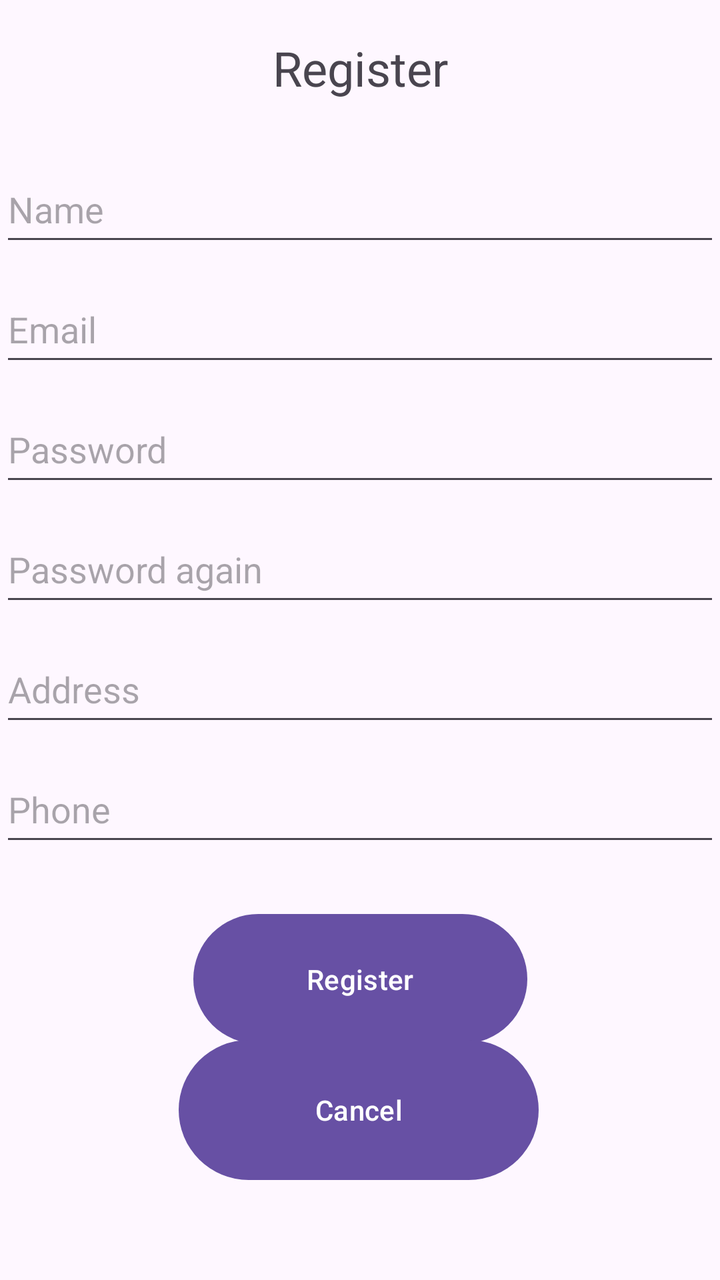
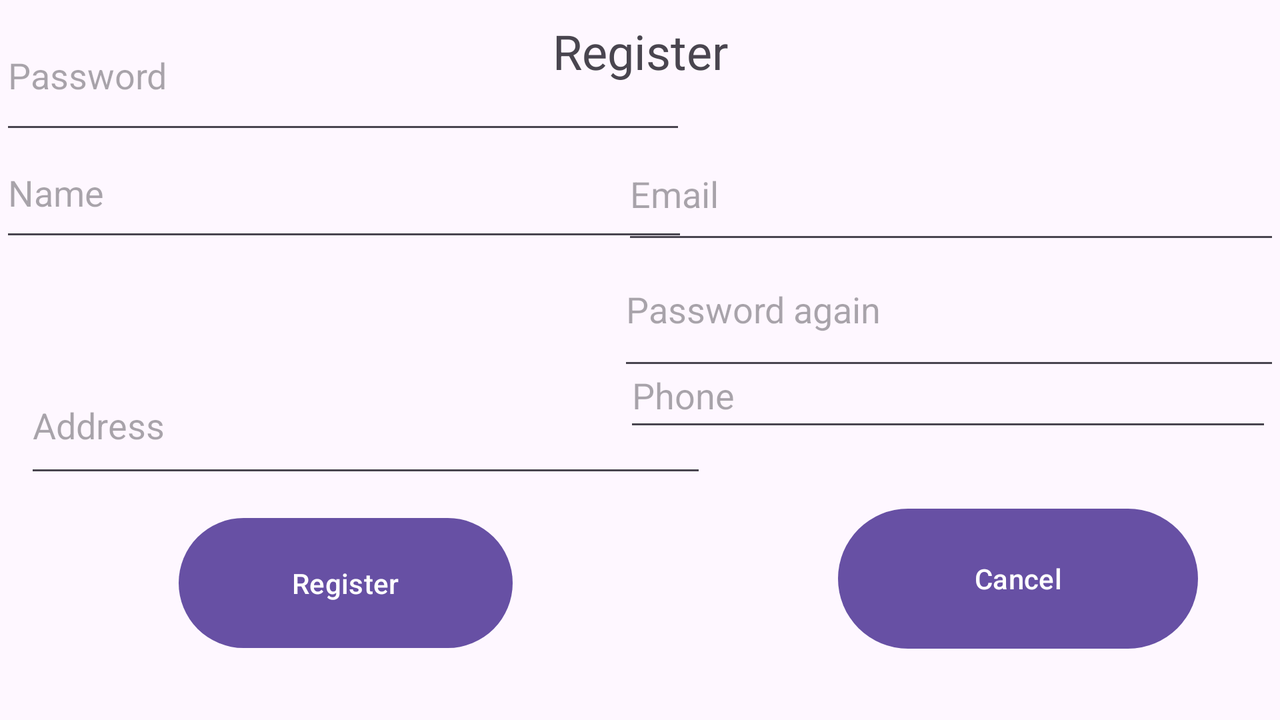

One screen, two layout resources from the same app: the default and the repository's alternative for another configuration. Each is rendered where Android would select it; the XML of both is given below.
<!-- AndroidManifest.xml: application theme Theme.DocAppli -->
<!-- res/layout/activity_register.xml -->
<?xml version="1.0" encoding="utf-8"?>
<androidx.constraintlayout.widget.ConstraintLayout
    xmlns:android="http://schemas.android.com/apk/res/android"
    xmlns:tools="http://schemas.android.com/tools"
    xmlns:app="http://schemas.android.com/apk/res-auto"
    android:layout_width="match_parent"
    android:layout_height="match_parent"
    tools:context=".RegisterActivity">

    <TextView
        android:minHeight="50dp"
        android:id="@+id/textViewRegister"
        android:layout_width="wrap_content"
        android:layout_height="wrap_content"
        android:text="Register"
        android:textSize="24sp"
        app:layout_constraintBottom_toBottomOf="parent"
        app:layout_constraintEnd_toEndOf="parent"
        app:layout_constraintStart_toStartOf="parent"
        app:layout_constraintTop_toTopOf="parent"
        app:layout_constraintVertical_bias="0.03" />

    <EditText
        android:id="@+id/editTextUserName"
        android:layout_width="match_parent"
        android:layout_height="wrap_content"
        android:ems="10"
        android:hint="Name"
        android:inputType="text"
        android:minHeight="50dp"
        app:layout_constraintBottom_toBottomOf="parent"
        app:layout_constraintEnd_toEndOf="parent"
        app:layout_constraintStart_toStartOf="parent"
        app:layout_constraintTop_toBottomOf="@+id/textViewRegister"
        app:layout_constraintVertical_bias="0.02" />

    <EditText
        android:id="@+id/editTextEmail"
        android:layout_width="match_parent"
        android:layout_height="wrap_content"
        android:layout_marginTop="10dp"
        android:ems="10"
        android:hint="Email"
        android:inputType="textEmailAddress"
        android:minHeight="50dp"
        app:layout_constraintBottom_toBottomOf="parent"
        app:layout_constraintEnd_toEndOf="parent"
        app:layout_constraintStart_toStartOf="parent"
        app:layout_constraintTop_toBottomOf="@+id/editTextUserName"
        app:layout_constraintVertical_bias="0.0" />

    <EditText
        android:id="@+id/editTextPassword"
        android:layout_width="match_parent"
        android:layout_height="wrap_content"
        android:layout_marginTop="10dp"
        android:ems="10"
        android:hint="Password"
        android:inputType="textPassword"
        android:minHeight="50dp"
        app:layout_constraintBottom_toBottomOf="parent"
        app:layout_constraintStart_toStartOf="parent"
        app:layout_constraintTop_toBottomOf="@+id/editTextEmail"
        app:layout_constraintVertical_bias="0" />

    <EditText
        android:id="@+id/editTextPasswordAgain"
        android:layout_width="match_parent"
        android:layout_height="wrap_content"
        android:layout_marginTop="10dp"
        android:ems="10"
        android:hint="Password again"
        android:inputType="textPassword"
        android:minHeight="50dp"
        app:layout_constraintBottom_toBottomOf="parent"
        app:layout_constraintEnd_toEndOf="parent"
        app:layout_constraintStart_toStartOf="parent"
        app:layout_constraintTop_toBottomOf="@+id/editTextPassword"
        app:layout_constraintVertical_bias="0" />

    <EditText
        android:id="@+id/editTextAddress"
        android:layout_width="match_parent"
        android:layout_height="wrap_content"
        android:layout_marginTop="10dp"
        android:ems="10"
        android:hint="Address"
        android:inputType="textPostalAddress|textMultiLine"
        android:maxLines="2"
        android:minHeight="50dp"
        app:layout_constraintBottom_toBottomOf="parent"
        app:layout_constraintEnd_toEndOf="parent"
        app:layout_constraintStart_toStartOf="parent"
        app:layout_constraintTop_toBottomOf="@+id/editTextPasswordAgain"
        app:layout_constraintVertical_bias="0" />

    <EditText
        android:id="@+id/editTextPhoneNumber"
        android:layout_width="match_parent"
        android:layout_height="wrap_content"
        android:layout_marginTop="10dp"
        android:ems="10"
        android:hint="Phone"
        android:inputType="phone"
        android:minHeight="50dp"
        app:layout_constraintBottom_toBottomOf="parent"
        app:layout_constraintEnd_toEndOf="parent"
        app:layout_constraintStart_toStartOf="parent"
        app:layout_constraintTop_toBottomOf="@+id/editTextAddress"
        app:layout_constraintVertical_bias="0.0" />

    <Button
        android:id="@+id/registButton"
        android:layout_width="167dp"
        android:layout_height="73dp"
        android:onClick="register"
        android:text="Register"
        app:layout_constraintBottom_toBottomOf="parent"
        app:layout_constraintEnd_toEndOf="parent"
        app:layout_constraintStart_toStartOf="parent"
        app:layout_constraintTop_toBottomOf="@+id/editTextPhoneNumber"
        app:layout_constraintVertical_bias="0.181" />

    <Button
        android:id="@+id/loginButton"
        android:layout_width="180dp"
        android:layout_height="78dp"
        android:onClick="cancel"
        android:text="Cancel"
        app:layout_constraintBottom_toBottomOf="parent"
        app:layout_constraintEnd_toEndOf="parent"
        app:layout_constraintHorizontal_bias="0.497"
        app:layout_constraintStart_toStartOf="parent"
        app:layout_constraintTop_toBottomOf="@+id/editTextPhoneNumber"
        app:layout_constraintVertical_bias="0.656" />
</androidx.constraintlayout.widget.ConstraintLayout>
<!-- resources referenced by this layout -->
<resources>
  <style name="Theme.DocAppli" parent="Base.Theme.DocAppli" />
  <style name="Base.Theme.DocAppli" parent="Theme.Material3.DayNight.NoActionBar">
          
          
      </style>
</resources>
<!-- res/layout-land/activity_register.xml (the repository's variant of the layout above) -->
<!-- drawn on the phone turned sideways -->
<?xml version="1.0" encoding="utf-8"?>
<androidx.constraintlayout.widget.ConstraintLayout xmlns:android="http://schemas.android.com/apk/res/android"
    xmlns:app="http://schemas.android.com/apk/res-auto"
    xmlns:tools="http://schemas.android.com/tools"
    android:layout_width="match_parent"
    android:layout_height="match_parent"
    tools:context=".RegisterActivity">

    <TextView
        android:id="@+id/textViewRegister"
        android:layout_width="wrap_content"
        android:layout_height="wrap_content"
        android:minHeight="50dp"
        android:text="Register"
        android:textSize="24sp"
        app:layout_constraintBottom_toBottomOf="parent"
        app:layout_constraintEnd_toEndOf="parent"
        app:layout_constraintStart_toStartOf="parent"
        app:layout_constraintTop_toTopOf="parent"
        app:layout_constraintVertical_bias="0.03" />

    <EditText
        android:id="@+id/editTextUserName"
        android:layout_width="344dp"
        android:layout_height="62dp"
        android:ems="10"
        android:hint="Name"
        android:inputType="text"
        android:minHeight="50dp"
        app:layout_constraintBottom_toBottomOf="parent"
        app:layout_constraintEnd_toEndOf="parent"
        app:layout_constraintHorizontal_bias="0.0"
        app:layout_constraintStart_toStartOf="parent"
        app:layout_constraintTop_toTopOf="parent"
        app:layout_constraintVertical_bias="0.214" />

    <EditText
        android:id="@+id/editTextEmail"
        android:layout_width="329dp"
        android:layout_height="63dp"
        android:ems="10"
        android:hint="Email"
        android:inputType="textEmailAddress"
        android:minHeight="50dp"
        app:layout_constraintBottom_toBottomOf="parent"
        app:layout_constraintEnd_toEndOf="parent"
        app:layout_constraintHorizontal_bias="1.0"
        app:layout_constraintStart_toStartOf="parent"
        app:layout_constraintTop_toTopOf="parent"
        app:layout_constraintVertical_bias="0.215" />

    <EditText
        android:id="@+id/editTextPassword"
        android:layout_width="343dp"
        android:layout_height="72dp"
        android:ems="10"
        android:hint="Password"
        android:inputType="textPassword"
        android:minHeight="50dp"
        tools:layout_editor_absoluteX="0dp"
        tools:layout_editor_absoluteY="138dp" />

    <EditText
        android:id="@+id/editTextPasswordAgain"
        android:layout_width="331dp"
        android:layout_height="74dp"
        android:ems="10"
        android:hint="Password again"
        android:inputType="textPassword"
        android:minHeight="50dp"
        app:layout_constraintBottom_toBottomOf="parent"
        app:layout_constraintEnd_toEndOf="parent"
        app:layout_constraintHorizontal_bias="1.0"
        app:layout_constraintStart_toStartOf="parent"
        app:layout_constraintTop_toTopOf="parent"
        app:layout_constraintVertical_bias="0.406" />

    <EditText
        android:id="@+id/editTextAddress"
        android:layout_width="341dp"
        android:layout_height="65dp"
        android:ems="10"
        android:hint="Address"
        android:inputType="textPostalAddress|textMultiLine"
        android:maxLines="2"
        android:minHeight="50dp"
        app:layout_constraintBottom_toBottomOf="parent"
        app:layout_constraintEnd_toEndOf="parent"
        app:layout_constraintHorizontal_bias="0.041"
        app:layout_constraintStart_toStartOf="parent"
        app:layout_constraintTop_toTopOf="parent"
        app:layout_constraintVertical_bias="0.606" />

    <EditText
        android:id="@+id/editTextPhoneNumber"
        android:layout_width="324dp"
        android:layout_height="49dp"
        android:ems="10"
        android:hint="Phone"
        android:inputType="phone"
        android:minHeight="50dp"
        app:layout_constraintBottom_toBottomOf="parent"
        app:layout_constraintEnd_toEndOf="parent"
        app:layout_constraintHorizontal_bias="0.987"
        app:layout_constraintStart_toStartOf="parent"
        app:layout_constraintTop_toTopOf="parent"
        app:layout_constraintVertical_bias="0.552" />

    <Button
        android:id="@+id/registButton"
        android:layout_width="167dp"
        android:layout_height="73dp"
        android:onClick="register"
        android:text="Register"
        app:layout_constraintBottom_toBottomOf="parent"
        app:layout_constraintEnd_toEndOf="parent"
        app:layout_constraintHorizontal_bias="0.189"
        app:layout_constraintStart_toStartOf="parent"
        app:layout_constraintTop_toBottomOf="@+id/editTextPhoneNumber"
        app:layout_constraintVertical_bias="0.519" />

    <Button
        android:id="@+id/loginButton"
        android:layout_width="180dp"
        android:layout_height="78dp"
        android:onClick="cancel"
        android:text="Cancel"
        app:layout_constraintBottom_toBottomOf="parent"
        app:layout_constraintEnd_toEndOf="parent"
        app:layout_constraintHorizontal_bias="0.911"
        app:layout_constraintStart_toStartOf="parent"
        app:layout_constraintTop_toBottomOf="@+id/editTextPhoneNumber"
        app:layout_constraintVertical_bias="0.486" />
</androidx.constraintlayout.widget.ConstraintLayout>
